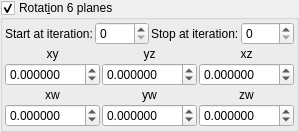
    <widget class="MyGroupBox" name="groupCheck_transf_function_enabledR_false">
     <property name="toolTip">
      <string/>
     </property>
     <property name="title">
      <string>Rotat&amp;ion 6 planes</string>
     </property>
     <property name="checkable">
      <bool>true</bool>
     </property>
     <layout class="QVBoxLayout" name="verticalLayout_31" stretch="0,0,0">
      <property name="spacing">
       <number>2</number>
      </property>
      <property name="leftMargin">
       <number>2</number>
      </property>
      <property name="topMargin">
       <number>2</number>
      </property>
      <property name="rightMargin">
       <number>2</number>
      </property>
      <property name="bottomMargin">
       <number>2</number>
      </property>
      <item>
       <layout class="QGridLayout" name="gridLayout_66">
        <property name="spacing">
         <number>2</number>
        </property>
        <item row="0" column="0">
         <widget class="QLabel" name="label_249">
          <property name="text">
           <string>Start at iteration:</string>
          </property>
         </widget>
        </item>
        <item row="0" column="2">
         <widget class="QLabel" name="label_248">
          <property name="text">
           <string>Stop at iteration:</string>
          </property>
         </widget>
        </item>
        <item row="0" column="1">
         <widget class="MySpinBox" name="spinboxInt_transf_start_iterations_R">
          <property name="sizePolicy">
           <sizepolicy hsizetype="Minimum" vsizetype="Maximum">
            <horstretch>0</horstretch>
            <verstretch>0</verstretch>
           </sizepolicy>
          </property>
          <property name="maximum">
           <number>999</number>
          </property>
         </widget>
        </item>
        <item row="0" column="3">
         <widget class="MySpinBox" name="spinboxInt_transf_stop_iterations_R">
          <property name="sizePolicy">
           <sizepolicy hsizetype="Minimum" vsizetype="Maximum">
            <horstretch>0</horstretch>
            <verstretch>0</verstretch>
           </sizepolicy>
          </property>
          <property name="maximum">
           <number>999</number>
          </property>
         </widget>
        </item>
       </layout>
      </item>
      <item>
       <layout class="QGridLayout" name="gridLayout_11">
        <property name="spacing">
         <number>2</number>
        </property>
        <item row="1" column="0">
         <widget class="QLabel" name="label_40">
          <property name="text">
           <string notr="true">xy</string>
          </property>
          <property name="alignment">
           <set>Qt::AlignCenter</set>
          </property>
         </widget>
        </item>
        <item row="1" column="1">
         <widget class="QLabel" name="label_38">
          <property name="text">
           <string notr="true">yz</string>
          </property>
          <property name="alignment">
           <set>Qt::AlignCenter</set>
          </property>
         </widget>
        </item>
        <item row="2" column="1">
         <widget class="MyDoubleSpinBox" name="spinboxd3_transf_rotation44a_y">
          <property name="sizePolicy">
           <sizepolicy hsizetype="Minimum" vsizetype="Maximum">
            <horstretch>0</horstretch>
            <verstretch>0</verstretch>
           </sizepolicy>
          </property>
          <property name="prefix">
           <string/>
          </property>
          <property name="suffix">
           <string/>
          </property>
          <property name="decimals">
           <number>6</number>
          </property>
          <property name="minimum">
           <double>-180.000000000000000</double>
          </property>
          <property name="maximum">
           <double>180.000000000000000</double>
          </property>
          <property name="singleStep">
           <double>1.000000000000000</double>
          </property>
         </widget>
        </item>
        <item row="1" column="2">
         <widget class="QLabel" name="label_37">
          <property name="text">
           <string notr="true">xz</string>
          </property>
          <property name="alignment">
           <set>Qt::AlignCenter</set>
          </property>
         </widget>
        </item>
        <item row="2" column="0">
         <widget class="MyDoubleSpinBox" name="spinboxd3_transf_rotation44a_x">
          <property name="sizePolicy">
           <sizepolicy hsizetype="Minimum" vsizetype="Maximum">
            <horstretch>0</horstretch>
            <verstretch>0</verstretch>
           </sizepolicy>
          </property>
          <property name="prefix">
           <string/>
          </property>
          <property name="suffix">
           <string/>
          </property>
          <property name="decimals">
           <number>6</number>
          </property>
          <property name="minimum">
           <double>-180.000000000000000</double>
          </property>
          <property name="maximum">
           <double>180.000000000000000</double>
          </property>
          <property name="singleStep">
           <double>1.000000000000000</double>
          </property>
         </widget>
        </item>
        <item row="2" column="2">
         <widget class="MyDoubleSpinBox" name="spinboxd3_transf_rotation44a_z">
          <property name="sizePolicy">
           <sizepolicy hsizetype="Minimum" vsizetype="Maximum">
            <horstretch>0</horstretch>
            <verstretch>0</verstretch>
           </sizepolicy>
          </property>
          <property name="prefix">
           <string/>
          </property>
          <property name="suffix">
           <string/>
          </property>
          <property name="decimals">
           <number>6</number>
          </property>
          <property name="minimum">
           <double>-180.000000000000000</double>
          </property>
          <property name="maximum">
           <double>180.000000000000000</double>
          </property>
          <property name="singleStep">
           <double>1.000000000000000</double>
          </property>
         </widget>
        </item>
       </layout>
      </item>
      <item>
       <layout class="QGridLayout" name="gridLayout_14">
        <property name="spacing">
         <number>2</number>
        </property>
        <item row="2" column="1">
         <widget class="MyDoubleSpinBox" name="spinboxd3_transf_rotation44b_y">
          <property name="sizePolicy">
           <sizepolicy hsizetype="Minimum" vsizetype="Maximum">
            <horstretch>0</horstretch>
            <verstretch>0</verstretch>
           </sizepolicy>
          </property>
          <property name="prefix">
           <string/>
          </property>
          <property name="suffix">
           <string/>
          </property>
          <property name="decimals">
           <number>6</number>
          </property>
          <property name="minimum">
           <double>-180.000000000000000</double>
          </property>
          <property name="maximum">
           <double>180.000000000000000</double>
          </property>
          <property name="singleStep">
           <double>1.000000000000000</double>
          </property>
         </widget>
        </item>
        <item row="1" column="0">
         <widget class="QLabel" name="label_50">
          <property name="text">
           <string notr="true">xw</string>
          </property>
          <property name="alignment">
           <set>Qt::AlignCenter</set>
          </property>
         </widget>
        </item>
        <item row="1" column="1">
         <widget class="QLabel" name="label_49">
          <property name="text">
           <string notr="true">yw</string>
          </property>
          <property name="alignment">
           <set>Qt::AlignCenter</set>
          </property>
         </widget>
        </item>
        <item row="2" column="2">
         <widget class="MyDoubleSpinBox" name="spinboxd3_transf_rotation44b_z">
          <property name="sizePolicy">
           <sizepolicy hsizetype="Minimum" vsizetype="Maximum">
            <horstretch>0</horstretch>
            <verstretch>0</verstretch>
           </sizepolicy>
          </property>
          <property name="prefix">
           <string/>
          </property>
          <property name="suffix">
           <string/>
          </property>
          <property name="decimals">
           <number>6</number>
          </property>
          <property name="minimum">
           <double>-180.000000000000000</double>
          </property>
          <property name="maximum">
           <double>180.000000000000000</double>
          </property>
          <property name="singleStep">
           <double>1.000000000000000</double>
          </property>
         </widget>
        </item>
        <item row="1" column="2">
         <widget class="QLabel" name="label_48">
          <property name="text">
           <string notr="true">zw</string>
          </property>
          <property name="alignment">
           <set>Qt::AlignCenter</set>
          </property>
         </widget>
        </item>
        <item row="2" column="0">
         <widget class="MyDoubleSpinBox" name="spinboxd3_transf_rotation44b_x">
          <property name="sizePolicy">
           <sizepolicy hsizetype="Minimum" vsizetype="Maximum">
            <horstretch>0</horstretch>
            <verstretch>0</verstretch>
           </sizepolicy>
          </property>
          <property name="prefix">
           <string/>
          </property>
          <property name="suffix">
           <string/>
          </property>
          <property name="decimals">
           <number>6</number>
          </property>
          <property name="minimum">
           <double>-180.000000000000000</double>
          </property>
          <property name="maximum">
           <double>180.000000000000000</double>
          </property>
          <property name="singleStep">
           <double>1.000000000000000</double>
          </property>
         </widget>
        </item>
       </layout>
      </item>
     </layout>
    </widget>
